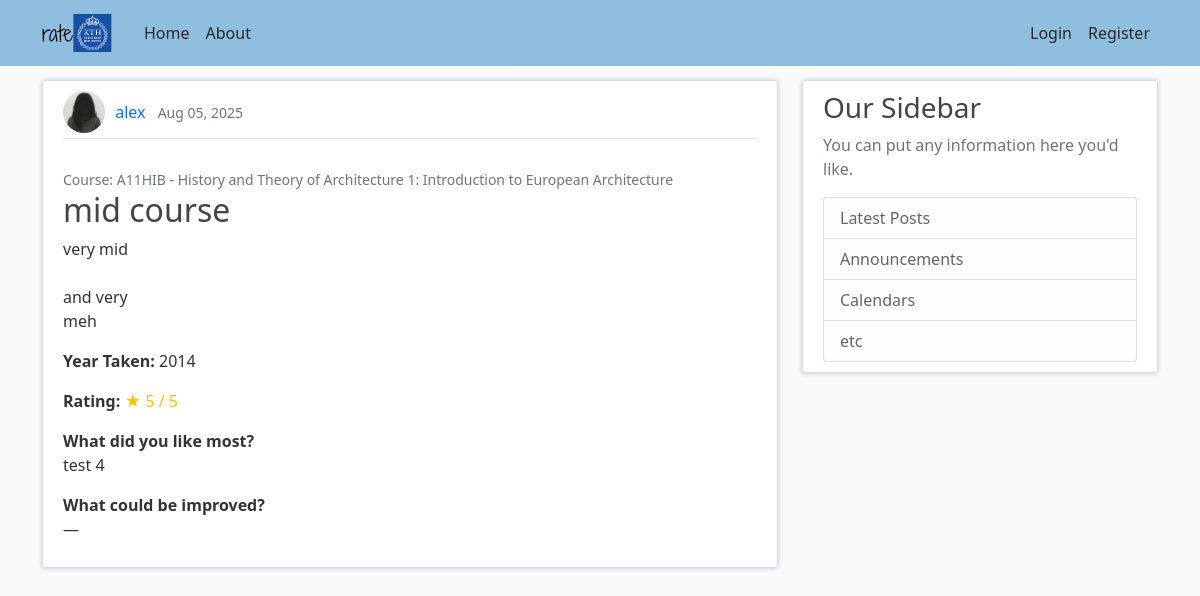
The app's page /post/4 with its own data.
### flasknetwork/models.py (models this page shows, shortened)
class User(db.Model, UserMixin): # the *table* name is 'user' by default, not 'User'
    id = db.Column(db.Integer, primary_key=True)
    username = db.Column(db.String(20), unique=True, nullable=False)
    email = db.Column(db.String(120), unique=True, nullable=False)
    image_file = db.Column(db.String(20), nullable=False, default='default.jpg')
    password = db.Column(db.String(60), nullable=False)
    posts = db.relationship('Post', backref='author', lazy=True)
    email_verified = db.Column(db.Boolean, nullable=False, default=False)
    program_id = db.Column(db.Integer, db.ForeignKey('program.id'), nullable=False)
    program = db.relationship('Program', backref='students')

class Post(db.Model):
    id = db.Column(db.Integer, primary_key=True)
    title = db.Column(db.String(100), nullable=False)
    date_posted = db.Column(db.DateTime, nullable=False, default=datetime.utcnow)
    content = db.Column(db.Text, nullable=False)
    year_taken = db.Column(db.Integer, nullable=False)  # e.g., 2023
    rating = db.Column(db.Integer, nullable=False)  # e.g., 1-
    answer_q1 = db.Column(db.Text, nullable=False)  # e.g., "Yes, I would recommend this course."
    answer_q2 = db.Column(db.Text, nullable=True)
    user_id = db.Column(db.Integer, db.ForeignKey('user.id'), nullable=False)
    course_id = db.Column(db.Integer, db.ForeignKey('course.id'), nullable=False)
    __table_args__ = (db.UniqueConstraint('user_id', 'course_id', name='one_review_per_course'),)
    course = db.relationship('Course', backref='reviews')

class Course(db.Model):
    id = db.Column(db.Integer, primary_key=True)
    name = db.Column(db.String(100), nullable=False)
    code = db.Column(db.String(20), unique=True, nullable=False)

### flasknetwork/posts/routes.py (the view)
@posts.route('/post/<int:post_id>')
def post(post_id):
    post = Post.query.get_or_404(post_id)
    return render_template('post.html', title=post.title, post=post)

### flasknetwork/templates/post.html (shortened to what this page needs)
{% extends "layout.html" %}
{% block content %}
    <article class="d-flex align-items-center content-section position-relative">
        <div class="flex-grow-1">
            <div class="article-metadata">
                <img class="rounded-circle article-img" src="{{ url_for('static', filename='profile_pics/' + post.author.image_file) }}" alt="{{ post.author.username }}'s profile picture">
                <a class="me-2 author-link" href="{{ url_for('users.user_posts', username=post.author.username) }}">{{ post.author.username }}</a>
                <small class="text-muted">{{ post.date_posted.strftime('%b %d, %Y') }}</small>
            </div>
            <br><small class="text-secondary">Course: {{ post.course.code }} - {{ post.course.name }}</small>
            <h2 class="article-title">{{ post.title }}</h2>
            <p class="article-content">{{ post.content }}</p>
            <p><strong>Year Taken:</strong> {{ post.year_taken }}</p>
            <p><strong>Rating:</strong> <span class="text-warning">★ {{ post.rating }} / 5</span></p>
            <p><strong>What did you like most?</strong><br>{{ post.answer_q1 }}</p>
            <p><strong>What could be improved?</strong><br>{{ post.answer_q2 or '—' }}</p>
        </div>
    </article>
{% endblock content %}

### flasknetwork/templates/layout.html (shortened to what this page needs)
<!DOCTYPE html>
<html lang="en">
<head>
    <link href="https://cdn.jsdelivr.net/npm/bootstrap@5.0.2/dist/css/bootstrap.min.css" rel="stylesheet">
    <link rel="stylesheet" href="{{ url_for('static', filename='css/main.css') }}">
</head>
<body>
    <header class="site-header">
        <nav class="navbar navbar-expand-md navbar-dark bg-steel fixed-top">
            <div class="container">
                <a class="navbar-brand me-4" href="/">
                    <img src="{{ url_for('static', filename='logo/rateKTH_logo.png') }}" alt="rateKTH Logo" id="navbar-logo">
                </a>
                <div class="collapse navbar-collapse" id="navbarToggle">
                    <div class="navbar-nav me-auto">
                        <a class="nav-link" href="{{ url_for('main.home') }}">Home</a>
                        <a class="nav-link" href="{{ url_for('main.about') }}">About</a>
                    </div>
                    <div class="navbar-nav">
                        {% if current_user.is_authenticated %}
                            <a class="nav-link" href="{{ url_for('posts.new_post') }}">New Post</a>
                            <a class="nav-link" href="{{ url_for('users.account') }}">Account</a>
                            <a class="nav-link" href="{{ url_for('users.logout') }}">Logout</a>
                        {% else %}
                            <a class="nav-link" href="{{ url_for('users.login') }}">Login</a>
                            <a class="nav-link" href="{{ url_for('users.register') }}">Register</a>
                        {% endif %}
                    </div>
                </div>
            </div>
        </nav>
    </header>
    <main class="container">
        <div class="row">
            <div class="col-md-8">
                {% block content %}{% endblock content %}
            </div>
            <div class="col-md-4">
                <div class="content-section">
                    <h3>Our Sidebar</h3>
                    <p class='text-muted'>You can put any information here you'd like.</p>
                    <ul class="list-group">
                        <li class="list-group-item list-group-item-light">Latest Posts</li>
                        <li class="list-group-item list-group-item-light">Announcements</li>
                        <li class="list-group-item list-group-item-light">Calendars</li>
                        <li class="list-group-item list-group-item-light">etc</li>
                    </ul>
                </div>
            </div>
        </div>
    </main>
</body>
</html>

### flasknetwork/static/css/main.css (style rules this page uses)
body { background: #fafafa; color: #333333; margin-top: 5rem; }
h1, h2, h3, h4, h5, h6 { color: #444444; }
.bg-steel { background-color: #84b7dbe6; }
.site-header .navbar-nav .nav-link { color: #292929; }
.content-section { background: #ffffff; padding: 10px 20px; border: 1px solid #dddddd; border-radius: 3px; margin-bottom: 20px; box-shadow: -1px 1px 4px 0 rgba(32, 18, 183, 0.15), 1px -1px 4px 0 rgba(30, 132, 157, 0.15); }
a.article-title, a.author-link { text-decoration: none; }
.article-title { color: #444444; word-wrap: break-word; word-break: break-word; hyphens: auto; }
.article-content { white-space: pre-line; }
.article-img { height: 42px; width: 42px; margin-right: 6px; margin-bottom: 4px; vertical-align: middle; }
.article-metadata { padding-bottom: 1px; margin-bottom: 4px; border-bottom: 1px solid #e3e3e3 }
#navbar-logo { height: 40px; width: auto; display: inline-block; vertical-align: middle; }

### records on screen
User: image_file (placeholder picture), author.username "alex"
Post: date_posted "Aug 05, 2025", title "mid course", content "very mid and very meh", year_taken "2014", rating "5", answer_q1 "test 4", answer_q2 "—"
Course: course.code "A11HIB", course.name "History and Theory of Architecture 1: Introduction to European Architecture"
